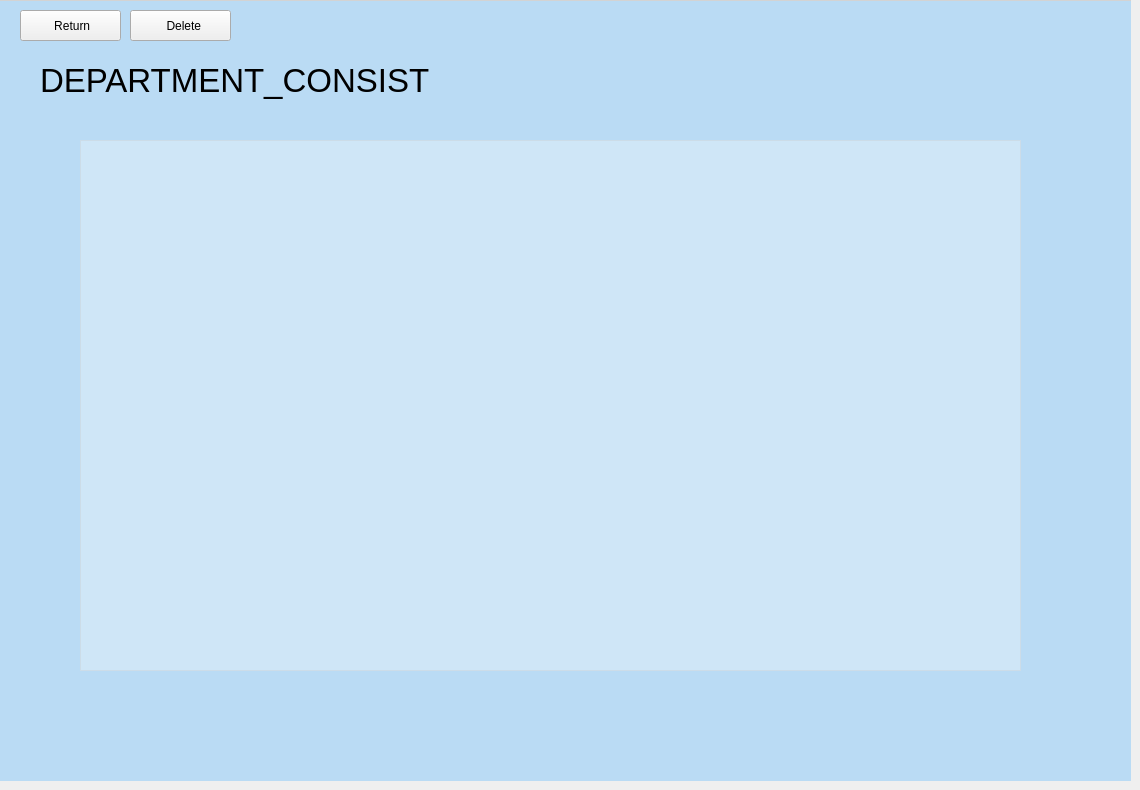
    <widget class="QWidget" name="page_consist">
     <widget class="QFrame" name="frame_9">
      <property name="geometry">
       <rect>
        <x>0</x>
        <y>0</y>
        <width>1131</width>
        <height>781</height>
       </rect>
      </property>
      <property name="styleSheet">
       <string notr="true">#frame_9{

	
	background-color: rgba(60, 170, 255,0.3);
border-top:1px solid  ;
	border-top-color: rgb(211, 211, 211);

}</string>
      </property>
      <property name="frameShape">
       <enum>QFrame::StyledPanel</enum>
      </property>
      <property name="frameShadow">
       <enum>QFrame::Raised</enum>
      </property>
      <widget class="QLabel" name="label_8">
       <property name="geometry">
        <rect>
         <x>40</x>
         <y>50</y>
         <width>1021</width>
         <height>61</height>
        </rect>
       </property>
       <property name="font">
        <font>
         <family>Arial</family>
         <pointsize>25</pointsize>
        </font>
       </property>
       <property name="text">
        <string>DEPARTMENT_CONSIST</string>
       </property>
      </widget>
      <widget class="QToolButton" name="toolButton_14">
       <property name="geometry">
        <rect>
         <x>20</x>
         <y>10</y>
         <width>101</width>
         <height>31</height>
        </rect>
       </property>
       <property name="styleSheet">
        <string notr="true">color:black;
font: 63 9pt &quot;Bahnschrift SemiBold&quot;;
font-size:15;
</string>
       </property>
       <property name="text">
        <string> Return</string>
       </property>
       <property name="icon">
        <iconset resource="UIresource/login.qrc">
         <normaloff>:/function/return.png</normaloff>:/function/return.png</iconset>
       </property>
       <property name="iconSize">
        <size>
         <width>50</width>
         <height>50</height>
        </size>
       </property>
       <property name="toolButtonStyle">
        <enum>Qt::ToolButtonTextBesideIcon</enum>
       </property>
      </widget>
      <widget class="QTableWidget" name="tableWidget_3">
       <property name="geometry">
        <rect>
         <x>80</x>
         <y>140</y>
         <width>941</width>
         <height>531</height>
        </rect>
       </property>
       <property name="font">
        <font>
         <family>楷体</family>
         <pointsize>12</pointsize>
         <weight>50</weight>
         <italic>false</italic>
         <bold>false</bold>
        </font>
       </property>
       <property name="layoutDirection">
        <enum>Qt::LeftToRight</enum>
       </property>
       <property name="styleSheet">
        <string notr="true">#tableWidget_3{

	background-color: rgba(255, 255, 255,0.3);
}
*{
	font: 12pt &quot;楷体&quot;;
}</string>
       </property>
       <property name="verticalScrollBarPolicy">
        <enum>Qt::ScrollBarAsNeeded</enum>
       </property>
       <property name="horizontalScrollBarPolicy">
        <enum>Qt::ScrollBarAsNeeded</enum>
       </property>
       <property name="sizeAdjustPolicy">
        <enum>QAbstractScrollArea::AdjustIgnored</enum>
       </property>
       <property name="autoScroll">
        <bool>false</bool>
       </property>
       <property name="alternatingRowColors">
        <bool>true</bool>
       </property>
       <property name="verticalScrollMode">
        <enum>QAbstractItemView::ScrollPerPixel</enum>
       </property>
       <property name="horizontalScrollMode">
        <enum>QAbstractItemView::ScrollPerPixel</enum>
       </property>
       <property name="showGrid">
        <bool>true</bool>
       </property>
       <property name="sortingEnabled">
        <bool>false</bool>
       </property>
       <attribute name="horizontalHeaderVisible">
        <bool>false</bool>
       </attribute>
       <attribute name="horizontalHeaderCascadingSectionResizes">
        <bool>true</bool>
       </attribute>
       <attribute name="horizontalHeaderHighlightSections">
        <bool>true</bool>
       </attribute>
       <attribute name="horizontalHeaderShowSortIndicator" stdset="0">
        <bool>false</bool>
       </attribute>
       <attribute name="verticalHeaderVisible">
        <bool>false</bool>
       </attribute>
       <attribute name="verticalHeaderCascadingSectionResizes">
        <bool>true</bool>
       </attribute>
      </widget>
      <widget class="QToolButton" name="toolButton_21">
       <property name="geometry">
        <rect>
         <x>130</x>
         <y>10</y>
         <width>101</width>
         <height>31</height>
        </rect>
       </property>
       <property name="styleSheet">
        <string notr="true">color:black;
font: 63 9pt &quot;Bahnschrift SemiBold&quot;;
font-size:15;</string>
       </property>
       <property name="text">
        <string>  Delete</string>
       </property>
       <property name="icon">
        <iconset resource="UIresource/login.qrc">
         <normaloff>:/function/delete_data.png</normaloff>:/function/delete_data.png</iconset>
       </property>
       <property name="iconSize">
        <size>
         <width>30</width>
         <height>30</height>
        </size>
       </property>
       <property name="toolButtonStyle">
        <enum>Qt::ToolButtonTextBesideIcon</enum>
       </property>
      </widget>
     </widget>
    </widget>
